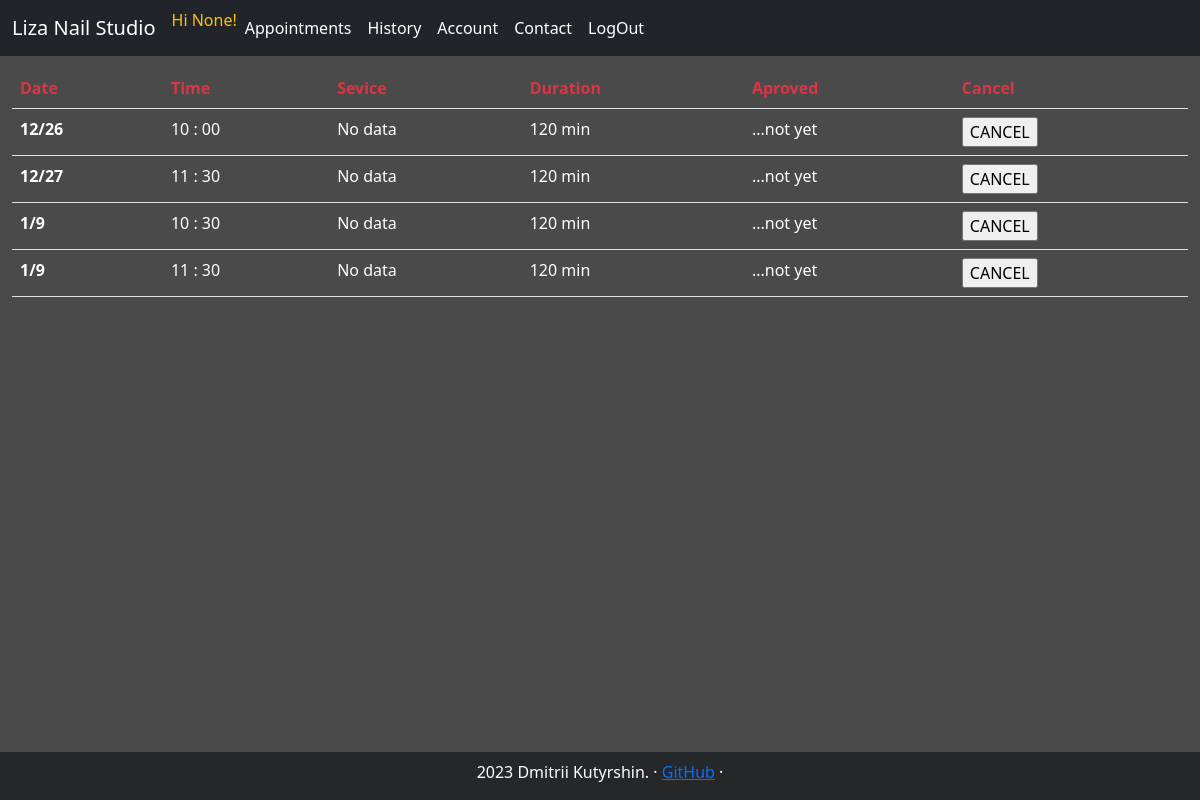
The app's page /appointments/ (signed in) with its own data.
### tables this page shows
CREATE TABLE calendar(slot_id INTEGER PRIMARY KEY, year INT, month INT, weekday INT, day INT, hour INT, minute INT, is_open INT);

### studio_app/webapp.py (the view, shortened to what this page needs)
@app.route("/appointments/", methods=["GET", "POST"])
@login_required
def appointments():
    today = datetime.datetime.now()
    try:
        con = sqlite3.connect("./db.db")
        cur = con.cursor()
        user_appoint_db = cur.execute("SELECT id, service_name, slot_id, is_seen, is_aproved, is_canceled, amount_time_min FROM appointments WHERE user_id=? AND slot_id IN (SELECT slot_id FROM calendar WHERE year=? AND month=? AND day>=?);", (session.get("user_id"), today.year, today.month, today.day)).fetchall()
        user_appoint_db = user_appoint_db + cur.execute("SELECT id, service_name, slot_id, is_seen, is_aproved, is_canceled, amount_time_min FROM appointments WHERE user_id=? AND slot_id IN (SELECT slot_id FROM calendar WHERE year=? AND month>?);", (session.get("user_id"), today.year, today.month)).fetchall()
        user_appoint_db = user_appoint_db + cur.execute("SELECT id, service_name, slot_id, is_seen, is_aproved, is_canceled, amount_time_min FROM appointments WHERE user_id=? AND slot_id IN (SELECT slot_id FROM calendar WHERE year>?);", (session.get("user_id"), today.year,)).fetchall()
        user_appoint = []
        for appointment in user_appoint_db:
            if appointment[5] == 0:
                slot_db = list(cur.execute("SELECT year, month, day, hour, minute FROM calendar WHERE slot_id=?", (appointment[2],)).fetchone())
                appointment_as_list = []
                for el in appointment:
                    el = 'No data' if el == None else el
                    appointment_as_list.append(el)
                appointment_as_list = appointment_as_list + slot_db
                user_appoint.append(appointment_as_list)
        user_appoint_sorted = sorted(user_appoint, key = lambda x: (x[7], x[8], x[9], x[10], x[11]))
    except Exception as er:
        con.close()
        print("##/appointments/ --db connection")
        print(er)
        return  render_template("apology.html", error_message="Something went wrong")
    return render_template("appointments.html", user_appoint=user_appoint_sorted)

### studio_app/helpers.py (called while the page is built)
def login_required(f):
    @wraps(f)
    def decorated_function(*args, **kwargs):
        if session.get("user_id") is None:
            return redirect("/signin")
        return f(*args, **kwargs)
    return decorated_function

### studio_app/webapp.py (called while the page is built)
@app.context_processor
def inject_navbar_items():
    return dict(navbar_menu=navbar_items)

@app.context_processor
def inject_navbar_items_not_loged_in():
    return dict(navbar_menu_not_loged_in=navbar_items_not_loged_in)

@app.context_processor
def inject_navbar_items_admin():
    return dict(navbar_items_admin=navbar_items_admin)

### studio_app/templates/appointments.html (shortened to what this page needs)
{% extends "layout.html" %}
{% block content %}
<table class="table">
    <thead>
      <tr class="text-danger">
        <th scope="col">Date</th>
        <th scope="col">Time</th>
        <th scope="col">Sevice</th>
        <th scope="col">Duration</th>
        <th scope="col">Aproved</th>
        <th scope="col">Cancel</th>
      </tr>
    </thead>
    <tbody class="text-white">
        {% for appointment in user_appoint %}
        <tr class="my-table-hover">
            <th scope="row">{{appointment[8]}}/{{appointment[9]}}</th>
            <td>{{appointment[10]}} :
                {% if appointment[11] == 0 %}
                00
                {% else %}
                {{appointment[11]}}
                {% endif %}
            </td>
            <td>{{appointment[1]}}</td>
            <td>{{appointment[6]}} min</td>
            <td>
                {% if appointment[4] == 0 %}
                    ...not yet
                {% else %}
                    Aproved
                {% endif %}
            </td>
            <td>
                <form action="/appointments/" method="post">
                    <input type="submit" value="CANCEL">
                </form>
            </td>
          </tr>
        {% endfor %}
    </tbody>
  </table>
{% endblock %}

### studio_app/templates/layout.html (shortened to what this page needs)
<!doctype html>
<html lang="en">
  <head>
<link href="{{ url_for('static', filename='/css/bootstrap.min.css') }}" rel="stylesheet">
<link href="{{ url_for('static', filename='/css/style.css') }}" rel="stylesheet">
  </head>
  <body>
        <header>
          <nav class="navbar navbar-expand-md navbar-dark fixed--top bg-dark">
            <div class="container-fluid">
            <a class="navbar-brand" href="/">Liza Nail Studio</a>
            <div class="collapse navbar-collapse" id="navbarCollapse">
                <ul class="navbar-nav me-auto mb-2 mb-md-0">
                  {% include 'header_navbar.html' %}
                </ul>
            </div>
            </div>
        </nav>
        </header>
        <main>
            {% block content %}
            {% endblock %}
        </main>
        <footer class="footer">
          <p> 2023 Dmitrii Kutyrshin. &middot; <a href="https://github.com/cootook">GitHub</a> &middot; </p>
        </footer>
  </body>
</html>

### studio_app/templates/header_navbar.html (shortened to what this page needs)
{% if session.get("user_id") %}
    {% if session.get("name") %}
        <span class="font-weight-light text-warning">Hi {{session.get("name")}}!</span>
    {% else %}
        <span class="font-weight-light text-warning">Hi {{session.get("instagram")}}!</span>
    {% endif %}
        {% if session.get("is_admin")==1 %}
            {% for navbar_item in navbar_items_admin %}
            <li class="nav-item">
                <a class="nav-link active" aria-current="page" href="/{{ navbar_item.lower() }}/">{{ navbar_item }}</a>
            </li>
            {% endfor %}
        {% else %}
            {% for navbar_item in navbar_menu %}
            <li class="nav-item">
                <a class="nav-link active" aria-current="page" href="/{{ navbar_item.lower() }}/">{{ navbar_item }}</a>
            </li>
            {% endfor %}
        {% endif %}
{% else %}
    {% for navbar_item in navbar_menu_not_loged_in %}
        <li class="nav-item">
            <a class="nav-link active" aria-current="page" href="/{{ navbar_item.lower() }}/">{{ navbar_item }}</a>
        </li>
    {% endfor %}
{% endif %}

### studio_app/static/css/style.css (style rules this page uses)
body { font-weight: 100; color: rgba(255, 255, 255, 1); background: #4A4A4A; }
.table { width: 98%; margin: 1%; }
.footer { position: fixed; background-color: rgba(33,37,41, 0.9); bottom: 0; width: 100%; text-align: center; padding-top: .5em; }

### studio_app/templates/header_navbar.html (style rules this page uses)
.nav-link { transition: font-weight .3s; }

### records on screen
calendar: month "12", day "26", hour "10", shows "00", appointment "No data", appointment "120", minute "...not yet"
calendar: month "12", day "27", hour "11", minute "30", appointment "No data", appointment "120"

### other values on screen
{{ session.get("instagram") }} "None"
{{ navbar_item }} "Appointments" "History" "Account" "Contact" "LogOut"
{{ appointment[8] }} "1" "1"
{{ appointment[9] }} "9" "9"
{{ appointment[10] }} "10" "11"
{{ appointment[11] }} "30" "30"
{{ appointment[1] }} "No data" "No data"
{{ appointment[6] }} "120" "120"
